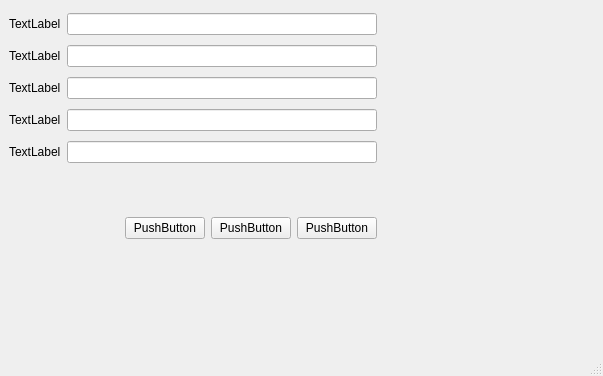
<?xml version="1.0" encoding="UTF-8"?>
<ui version="4.0">
 <class>MainWindow</class>
 <widget class="QMainWindow" name="MainWindow">
  <property name="geometry">
   <rect>
    <x>0</x>
    <y>0</y>
    <width>603</width>
    <height>376</height>
   </rect>
  </property>
  <property name="windowTitle">
   <string>MainWindow</string>
  </property>
  <widget class="QWidget" name="centralwidget">
   <widget class="QWidget" name="">
    <property name="geometry">
     <rect>
      <x>9</x>
      <y>9</y>
      <width>368</width>
      <height>240</height>
     </rect>
    </property>
    <layout class="QVBoxLayout" name="verticalLayout">
     <item>
      <layout class="QHBoxLayout" name="horizontalLayout">
       <item>
        <widget class="QLabel" name="label">
         <property name="text">
          <string>TextLabel</string>
         </property>
        </widget>
       </item>
       <item>
        <widget class="QLineEdit" name="lineEdit"/>
       </item>
      </layout>
     </item>
     <item>
      <layout class="QHBoxLayout" name="horizontalLayout_2">
       <item>
        <widget class="QLabel" name="label_2">
         <property name="text">
          <string>TextLabel</string>
         </property>
        </widget>
       </item>
       <item>
        <widget class="QLineEdit" name="lineEdit_2"/>
       </item>
      </layout>
     </item>
     <item>
      <layout class="QHBoxLayout" name="horizontalLayout_4">
       <item>
        <widget class="QLabel" name="label_3">
         <property name="text">
          <string>TextLabel</string>
         </property>
        </widget>
       </item>
       <item>
        <widget class="QLineEdit" name="lineEdit_3"/>
       </item>
      </layout>
     </item>
     <item>
      <layout class="QHBoxLayout" name="horizontalLayout_6">
       <item>
        <widget class="QLabel" name="label_5">
         <property name="text">
          <string>TextLabel</string>
         </property>
        </widget>
       </item>
       <item>
        <widget class="QLineEdit" name="lineEdit_5"/>
       </item>
      </layout>
     </item>
     <item>
      <layout class="QHBoxLayout" name="horizontalLayout_5">
       <item>
        <widget class="QLabel" name="label_4">
         <property name="text">
          <string>TextLabel</string>
         </property>
        </widget>
       </item>
       <item>
        <widget class="QLineEdit" name="lineEdit_4"/>
       </item>
      </layout>
     </item>
     <item>
      <spacer name="verticalSpacer">
       <property name="orientation">
        <enum>Qt::Vertical</enum>
       </property>
       <property name="sizeType">
        <enum>QSizePolicy::Fixed</enum>
       </property>
       <property name="sizeHint" stdset="0">
        <size>
         <width>20</width>
         <height>40</height>
        </size>
       </property>
      </spacer>
     </item>
     <item>
      <layout class="QHBoxLayout" name="horizontalLayout_3">
       <item>
        <spacer name="horizontalSpacer">
         <property name="orientation">
          <enum>Qt::Horizontal</enum>
         </property>
         <property name="sizeHint" stdset="0">
          <size>
           <width>40</width>
           <height>20</height>
          </size>
         </property>
        </spacer>
       </item>
       <item>
        <spacer name="horizontalSpacer_2">
         <property name="orientation">
          <enum>Qt::Horizontal</enum>
         </property>
         <property name="sizeType">
          <enum>QSizePolicy::Fixed</enum>
         </property>
         <property name="sizeHint" stdset="0">
          <size>
           <width>100</width>
           <height>30</height>
          </size>
         </property>
        </spacer>
       </item>
       <item>
        <widget class="QPushButton" name="pushButton">
         <property name="text">
          <string>PushButton</string>
         </property>
        </widget>
       </item>
       <item>
        <widget class="QPushButton" name="pushButton_2">
         <property name="text">
          <string>PushButton</string>
         </property>
        </widget>
       </item>
       <item>
        <widget class="QPushButton" name="pushButton_3">
         <property name="text">
          <string>PushButton</string>
         </property>
        </widget>
       </item>
      </layout>
     </item>
    </layout>
   </widget>
  </widget>
  <widget class="QMenuBar" name="menubar">
   <property name="geometry">
    <rect>
     <x>0</x>
     <y>0</y>
     <width>603</width>
     <height>21</height>
    </rect>
   </property>
  </widget>
  <widget class="QStatusBar" name="statusbar"/>
 </widget>
 <tabstops>
  <tabstop>lineEdit_4</tabstop>
  <tabstop>lineEdit</tabstop>
  <tabstop>lineEdit_2</tabstop>
  <tabstop>lineEdit_3</tabstop>
  <tabstop>lineEdit_5</tabstop>
  <tabstop>pushButton</tabstop>
  <tabstop>pushButton_3</tabstop>
  <tabstop>pushButton_2</tabstop>
 </tabstops>
 <resources/>
 <connections/>
</ui>
